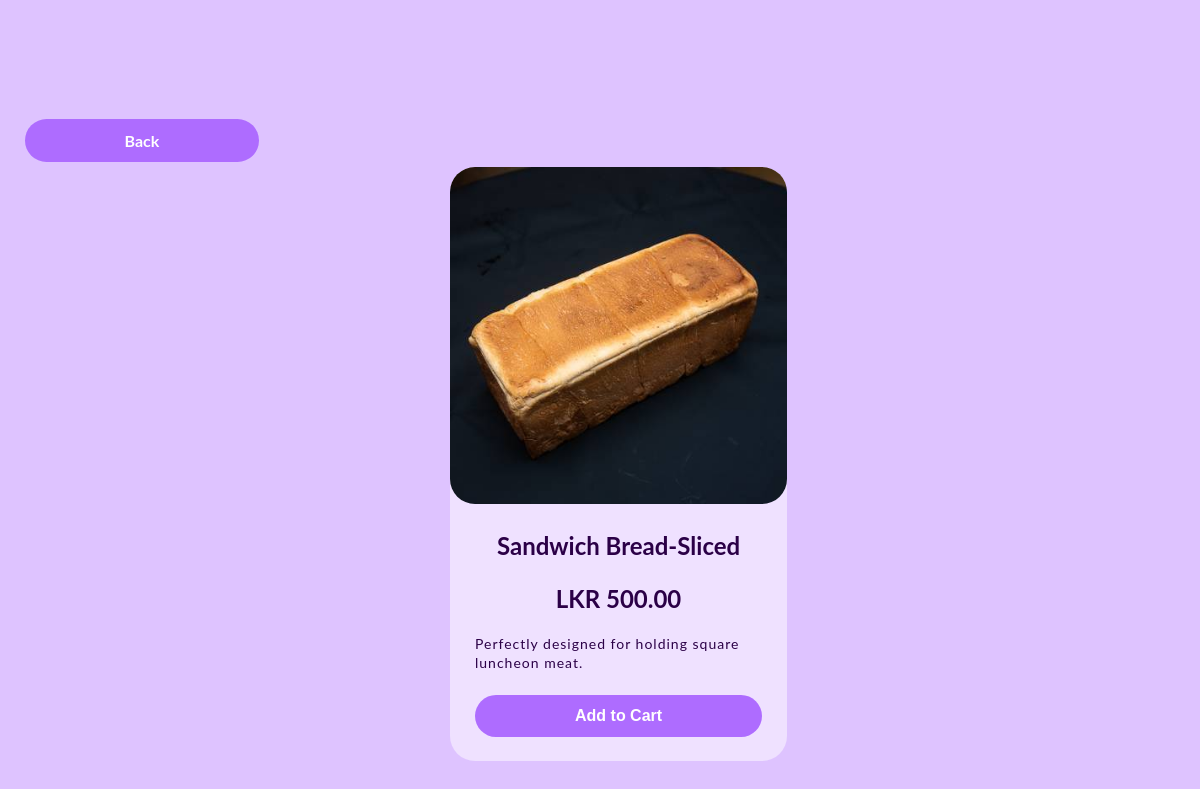
The app's page /ProductPage - BaratieBakery.php?ProductID=1001 with its own data.
### tables this page shows
CREATE TABLE IF NOT EXISTS `tblproduct` (
  `ProdCategory` int(11) NOT NULL,
  `ProductID` int(11) NOT NULL,
  `ProductName` varchar(100) NOT NULL,
  `Price` decimal(10,2) NOT NULL,
  `OrderID` int(11) NOT NULL,
  `ProdImg` varchar(2000) NOT NULL,
  `ProdDesc` varchar(2000) NOT NULL,
  `Availability` int(5) NOT NULL,
  PRIMARY KEY (`ProductID`)
);

### ProductPage - BaratieBakery.php (the view, shortened to what this page needs)
<?php session_start();
	$con = mysqli_connect("sdb-60.hosting.stackcp.net","BaratieBakery","BaratieBakery33","BaratieBakeryDB-3530323533e4");
	mysqli_select_db($con,"baratiebakerydb");
	$sql = "SELECT * FROM `tblproduct` WHERE `ProductID` = ".$_GET["ProductID"];
	$result =mysqli_query($con,$sql);
	$row = mysqli_fetch_assoc($result);
?>
<!doctype html>
<html>
<head>
    <link rel="stylesheet" href="CSS/ProductPage - BaratieBakery.css">
</head>
<body>
	<br><br><br><br><br><br>
	&nbsp;&nbsp;&nbsp;&nbsp;&nbsp;&nbsp;<a id="Order" href="Content - BaratieBakery.php#<?php echo $row["ProductID"];?>"><b>Back</b></a>
	<form action="AddToCart - BaratieBakery.php?ProductID=<?php echo $row["ProductID"];?>" method="post">
	<div id="ProductTable">
		<div id="OuterConentRow">
			<div id="box">
				<img src="<?php echo $row["ProdImg"];?>">
					<div id="ProductDetails">
						<h3><?php echo $row["ProductName"];?></h3>
						<h2>LKR <?php echo $row["Price"];?></h2>
						<a><?php echo $row["ProdDesc"];?></a>
						<br><br>
						<div align="center">
							<input type="submit" id="Order" name="btnOrder" class="button" value="Add to Cart"/>
						</div>
						<br>
					</div>
			</div>
		</div>
    </div>
	</form>
</body>
</html>

### CSS/ProductPage - BaratieBakery.css (style rules this page uses)
body { margin: 0; font-family: 'Lato', sans-serif; background-color: #DEC3FF }
#OuterConentRow { display: grid; grid-gap: 70px 20px; grid-template-columns: repeat(5, 1fr); width: 25%; margin: auto; padding-bottom: 40px; }
#OuterConentRow img { width: 100%; border-top-left-radius: 25px; border-top-right-radius: 25px; border-bottom-left-radius: 25px; border-bottom-right-radius: 25px; }
#box { width: 100%; height: 100%; background-color: #EFE1FF; align-content: center; border-radius: 25px; transition: box-shadow .2s; }
#ProductDetails { padding: 0px 25px; transition: padding .5s; }
#box a { text-decoration: none; color: rgb(29, 29, 29); }
h3 { font-size: 24px; color: #2B0047; text-align: center; }
h2 { color: #2B0047; text-align: center; }
#box a { font-size: 14px; color: #2B0047; letter-spacing: 1px; text-align: center; align-content: center; }
#Order { width:auto; background-color: #AE6CFF; border: none; color: white; padding: 12px 100px; text-align: center; text-decoration: none; display: inline-block; font-weight:bold; font-size: 16px; margin: 5px 0px; border-radius: 25px; transition: box-shadow .2s; }

### records on screen
tblproduct: ProdImg (picture), ProductName "Sandwich Bread-Sliced", Price "500.00", ProdDesc "Perfectly designed for holding square luncheon meat."
